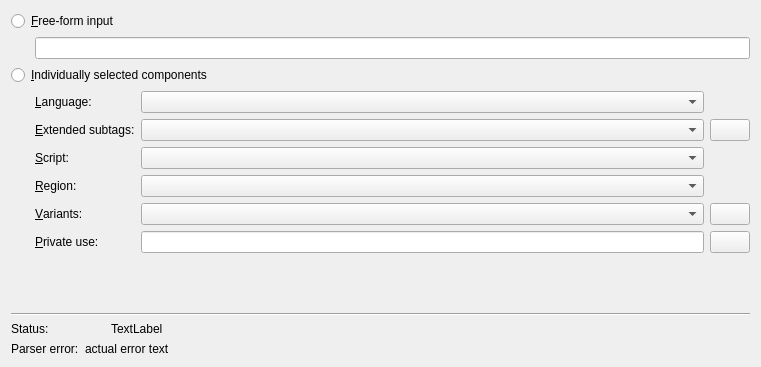
<?xml version="1.0" encoding="UTF-8"?>
<ui version="4.0">
 <class>mtx::gui::Util::LanguageWidget</class>
 <widget class="QWidget" name="mtx::gui::Util::LanguageWidget">
  <property name="geometry">
   <rect>
    <x>0</x>
    <y>0</y>
    <width>761</width>
    <height>367</height>
   </rect>
  </property>
  <property name="windowTitle">
   <string notr="true">Language widet</string>
  </property>
  <layout class="QVBoxLayout" name="verticalLayout" stretch="0,0,0,1,0,0">
   <item>
    <widget class="QRadioButton" name="rbFreeForm">
     <property name="text">
      <string>&amp;Free-form input</string>
     </property>
    </widget>
   </item>
   <item>
    <layout class="QHBoxLayout" name="horizontalLayout">
     <property name="spacing">
      <number>0</number>
     </property>
     <item>
      <spacer name="horizontalSpacer">
       <property name="orientation">
        <enum>Qt::Horizontal</enum>
       </property>
       <property name="sizeType">
        <enum>QSizePolicy::Fixed</enum>
       </property>
       <property name="sizeHint" stdset="0">
        <size>
         <width>24</width>
         <height>20</height>
        </size>
       </property>
      </spacer>
     </item>
     <item>
      <widget class="QLineEdit" name="leFreeForm"/>
     </item>
    </layout>
   </item>
   <item>
    <widget class="QRadioButton" name="rbComponentSelection">
     <property name="text">
      <string>&amp;Individually selected components</string>
     </property>
    </widget>
   </item>
   <item>
    <layout class="QHBoxLayout" name="horizontalLayout_2">
     <item>
      <spacer name="horizontalSpacer_2">
       <property name="orientation">
        <enum>Qt::Horizontal</enum>
       </property>
       <property name="sizeType">
        <enum>QSizePolicy::Fixed</enum>
       </property>
       <property name="sizeHint" stdset="0">
        <size>
         <width>24</width>
         <height>20</height>
        </size>
       </property>
      </spacer>
     </item>
     <item>
      <widget class="QScrollArea" name="saComponents">
       <property name="frameShape">
        <enum>QFrame::NoFrame</enum>
       </property>
       <property name="frameShadow">
        <enum>QFrame::Plain</enum>
       </property>
       <property name="widgetResizable">
        <bool>true</bool>
       </property>
       <property name="alignment">
        <set>Qt::AlignLeading|Qt::AlignLeft|Qt::AlignTop</set>
       </property>
       <widget class="QWidget" name="sawComponents">
        <property name="geometry">
         <rect>
          <x>0</x>
          <y>0</y>
          <width>711</width>
          <height>192</height>
         </rect>
        </property>
        <layout class="QGridLayout" name="sawComponentsLayout">
         <property name="leftMargin">
          <number>0</number>
         </property>
         <property name="topMargin">
          <number>0</number>
         </property>
         <property name="rightMargin">
          <number>0</number>
         </property>
         <property name="bottomMargin">
          <number>0</number>
         </property>
         <item row="5" column="2">
          <widget class="QPushButton" name="pbAddPrivateUse">
           <property name="text">
            <string/>
           </property>
           <property name="icon">
            <iconset resource="../../qt_resources.qrc">
             <normaloff>:/icons/16x16/list-add.png</normaloff>:/icons/16x16/list-add.png</iconset>
           </property>
          </widget>
         </item>
         <item row="2" column="0">
          <widget class="QLabel" name="lScript">
           <property name="text">
            <string>&amp;Script:</string>
           </property>
           <property name="buddy">
            <cstring>cbScript</cstring>
           </property>
          </widget>
         </item>
         <item row="3" column="1">
          <widget class="mtx::gui::Util::CountryComboBox" name="cbRegion"/>
         </item>
         <item row="4" column="2">
          <widget class="QPushButton" name="pbAddVariant">
           <property name="text">
            <string/>
           </property>
           <property name="icon">
            <iconset resource="../../qt_resources.qrc">
             <normaloff>:/icons/16x16/list-add.png</normaloff>:/icons/16x16/list-add.png</iconset>
           </property>
          </widget>
         </item>
         <item row="5" column="0">
          <widget class="QLabel" name="lPrivateUse">
           <property name="text">
            <string>&amp;Private use:</string>
           </property>
           <property name="buddy">
            <cstring>lePrivateUse1</cstring>
           </property>
          </widget>
         </item>
         <item row="1" column="0">
          <widget class="QLabel" name="lExtendedSubtags">
           <property name="text">
            <string>&amp;Extended subtags:</string>
           </property>
           <property name="buddy">
            <cstring>cbExtendedSubtag1</cstring>
           </property>
          </widget>
         </item>
         <item row="4" column="1">
          <widget class="QComboBox" name="cbVariant1"/>
         </item>
         <item row="1" column="1">
          <widget class="QComboBox" name="cbExtendedSubtag1"/>
         </item>
         <item row="5" column="1">
          <widget class="QLineEdit" name="lePrivateUse1"/>
         </item>
         <item row="3" column="0">
          <widget class="QLabel" name="lRegion">
           <property name="text">
            <string>&amp;Region:</string>
           </property>
           <property name="buddy">
            <cstring>cbRegion</cstring>
           </property>
          </widget>
         </item>
         <item row="0" column="0">
          <widget class="QLabel" name="lLanguage">
           <property name="text">
            <string>&amp;Language:</string>
           </property>
           <property name="buddy">
            <cstring>cbLanguage</cstring>
           </property>
          </widget>
         </item>
         <item row="2" column="1">
          <widget class="QComboBox" name="cbScript"/>
         </item>
         <item row="0" column="1">
          <widget class="mtx::gui::Util::LanguageComboBox" name="cbLanguage"/>
         </item>
         <item row="4" column="0">
          <widget class="QLabel" name="lVariants">
           <property name="text">
            <string>&amp;Variants:</string>
           </property>
           <property name="buddy">
            <cstring>cbVariant1</cstring>
           </property>
          </widget>
         </item>
         <item row="1" column="2">
          <widget class="QPushButton" name="pbAddExtendedSubtag">
           <property name="text">
            <string/>
           </property>
           <property name="icon">
            <iconset resource="../../qt_resources.qrc">
             <normaloff>:/icons/16x16/list-add.png</normaloff>:/icons/16x16/list-add.png</iconset>
           </property>
          </widget>
         </item>
         <item row="6" column="1">
          <spacer name="verticalSpacer_2">
           <property name="orientation">
            <enum>Qt::Vertical</enum>
           </property>
           <property name="sizeType">
            <enum>QSizePolicy::MinimumExpanding</enum>
           </property>
           <property name="sizeHint" stdset="0">
            <size>
             <width>20</width>
             <height>0</height>
            </size>
           </property>
          </spacer>
         </item>
        </layout>
       </widget>
      </widget>
     </item>
    </layout>
   </item>
   <item>
    <widget class="Line" name="line">
     <property name="orientation">
      <enum>Qt::Horizontal</enum>
     </property>
    </widget>
   </item>
   <item>
    <layout class="QGridLayout" name="gridLayout_2">
     <item row="0" column="0">
      <widget class="QLabel" name="lStatusLabel">
       <property name="text">
        <string>Status:</string>
       </property>
      </widget>
     </item>
     <item row="0" column="1">
      <layout class="QHBoxLayout" name="horizontalLayout_3">
       <item>
        <widget class="QLabel" name="lStatusOKIcon">
         <property name="text">
          <string notr="true"/>
         </property>
         <property name="pixmap">
          <pixmap resource="../../qt_resources.qrc">:/icons/16x16/dialog-ok-apply@2x.png</pixmap>
         </property>
        </widget>
       </item>
       <item>
        <widget class="QLabel" name="lStatusBadIcon">
         <property name="text">
          <string notr="true"/>
         </property>
         <property name="pixmap">
          <pixmap resource="../../qt_resources.qrc">:/icons/16x16/dialog-error.png</pixmap>
         </property>
        </widget>
       </item>
       <item>
        <widget class="QLabel" name="lStatusText">
         <property name="sizePolicy">
          <sizepolicy hsizetype="MinimumExpanding" vsizetype="Preferred">
           <horstretch>0</horstretch>
           <verstretch>0</verstretch>
          </sizepolicy>
         </property>
         <property name="text">
          <string notr="true">TextLabel</string>
         </property>
        </widget>
       </item>
      </layout>
     </item>
     <item row="1" column="0">
      <widget class="QLabel" name="lParserErrorLabel">
       <property name="text">
        <string>Parser error:</string>
       </property>
      </widget>
     </item>
     <item row="1" column="1">
      <widget class="QLabel" name="lParserError">
       <property name="text">
        <string notr="true">actual error text</string>
       </property>
       <property name="textFormat">
        <enum>Qt::PlainText</enum>
       </property>
       <property name="wordWrap">
        <bool>true</bool>
       </property>
      </widget>
     </item>
    </layout>
   </item>
  </layout>
 </widget>
 <customwidgets>
  <customwidget>
   <class>mtx::gui::Util::LanguageComboBox</class>
   <extends>QComboBox</extends>
   <header>mkvtoolnix-gui/util/language_combo_box.h</header>
  </customwidget>
  <customwidget>
   <class>mtx::gui::Util::CountryComboBox</class>
   <extends>QComboBox</extends>
   <header>mkvtoolnix-gui/util/country_combo_box.h</header>
  </customwidget>
 </customwidgets>
 <tabstops>
  <tabstop>rbFreeForm</tabstop>
  <tabstop>leFreeForm</tabstop>
  <tabstop>rbComponentSelection</tabstop>
  <tabstop>saComponents</tabstop>
  <tabstop>cbLanguage</tabstop>
  <tabstop>cbExtendedSubtag1</tabstop>
  <tabstop>pbAddExtendedSubtag</tabstop>
  <tabstop>cbScript</tabstop>
  <tabstop>cbRegion</tabstop>
  <tabstop>cbVariant1</tabstop>
  <tabstop>pbAddVariant</tabstop>
  <tabstop>lePrivateUse1</tabstop>
  <tabstop>pbAddPrivateUse</tabstop>
 </tabstops>
 <resources>
  <include location="../../qt_resources.qrc"/>
 </resources>
 <connections/>
</ui>
